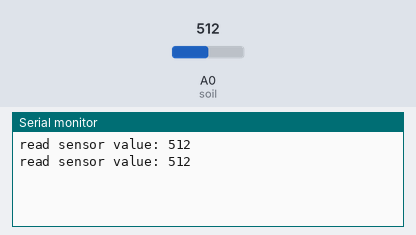
The sketch below on a simulated Arduino Uno, built with avr-gcc and run on an emulated ATmega328P. On the bench: the last lines printed to the serial monitor. The inputs (shaded band) are chosen by the test bench; at power-on: A0 (soil) = 512.

Above: at 1.8 s.
1.9 s: A0 (soil) set to 716
At 2.8 s:
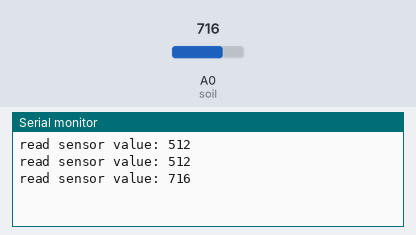
3.4 s: A0 (soil) set to 900
At 4.5 s:
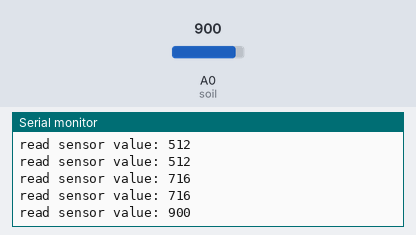
Timing chart, 0 to 6.4 s (numbered marks = the images above; inputs shaded):
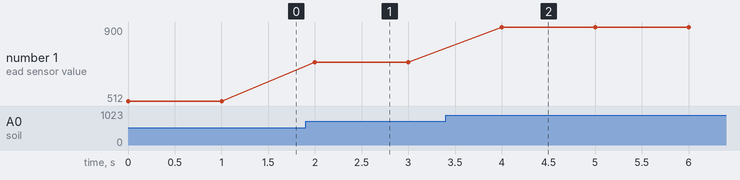

Measured:
- after the input at 1.9 s, the serial monitor: prints a new line after 0.10 s (image 1)
- after the input at 3.4 s, the serial monitor: prints a new line after 0.60 s (image 2)
- plotted number 1: 512 → 716 after the input at 1.9 s, 716 → 900 after the input at 3.4 s

The sketch:

soilSensor.ino
```cpp
int soil = A0;
void setup() {
  // put your setup code here, to run once:
  Serial.begin(9600);
}

void loop() {
  // put your main code here, to run repeatedly:
  int value = analogRead(soil);
   Serial.print("read sensor value: ");
   Serial.println(value);

   delay(1000);
}
```
